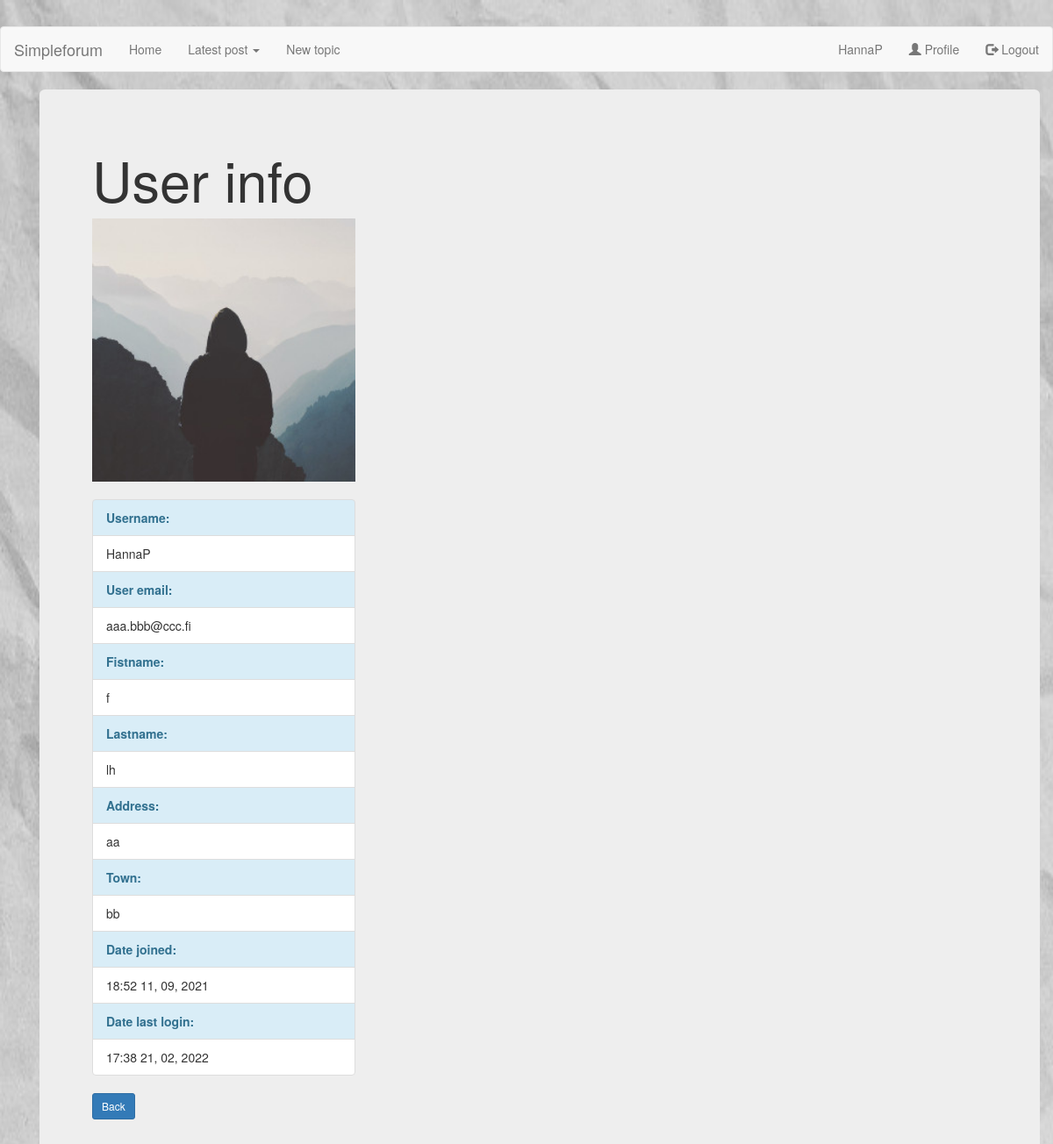
The app's page /all/23/user_info/ (signed in) with its own data.
### forum/models.py (models this page shows, shortened)
class Forum_post(models.Model):
    title = models.CharField(max_length=100, blank=False)
    post_type = models.CharField(max_length=100, blank=True)
    origin_post_id= models.IntegerField(default=0)
    content = RichTextField()
    date_posted = models.DateTimeField(default=timezone.now)
    date_last_save = models.DateTimeField(auto_now=timezone.now)
    author = models.ForeignKey(User, on_delete=models.CASCADE)

### users/models.py (models this page shows, shortened)
class Profile(models.Model):
    user = models.OneToOneField(User, on_delete=models.CASCADE)
    club = models.CharField(max_length=200, blank=True)
    call = models.CharField(max_length=200, blank=True)
    qth = models.CharField(max_length=200, blank=True)
    address = models.CharField(max_length=200, blank=True)
    town = models.CharField(max_length=200, blank=True)
    country = models.CharField(max_length=200, blank=True)
    user_level= models.IntegerField(default=10)
    list_rows= models.IntegerField(default=10)
    items_in_page= models.IntegerField(default=10)
    image = models.ImageField(default='default.jpg', upload_to='profile_pics')

### forum/views.py (the view)
# urls.py: path('all/<int:pk>/user_info/', UserDetailView.as_view(), name='forum_user_info'),
class UserDetailView(LoginRequiredMixin, DetailView): #Show selected user information
    model = Forum_post
    template_name = 'forum/user_info.html'
    def get_context_data(self, **kwargs):
        context = super().get_context_data(**kwargs)
        context["title"] = 'User info'
        return context

### forum/templates/forum/user_info.html
{% extends "forum/base.html" %}
{% block content %}
<div class="container">
	<div class="jumbotron">
		<h1>{{ title }}</h1>
		<img src="{{ object.author.profile.image.url }}" class="special-img" style="width:300px">
		<br><br>
		<ul class="list-group" style="width:300px">
			<li class="list-group-item list-group-item-info"><b> Username:</b></li>
			<li class="list-group-item">{{ object.author.username }}</li>
			<li class="list-group-item list-group-item-info"><b>User email:</b></li>
			<li class="list-group-item">{{ object.author.email}}</li>
			<li class="list-group-item list-group-item-info"><b>Fistname:</b></li>
			<li class="list-group-item">{{ object.author.first_name }}</li>
			<li class="list-group-item list-group-item-info"><b>Lastname:</b></li>
			<li class="list-group-item">{{ object.author.last_name}}</li>
			<li class="list-group-item list-group-item-info"><b>Address:</b></li>
			<li class="list-group-item">{{ object.author.profile.address}}</li>
			<li class="list-group-item list-group-item-info"><b>Town:</b></li>
			<li class="list-group-item">{{ object.author.profile.town}}</li>
			<li class="list-group-item list-group-item-info"><b>Date joined:</b></li>
			<li class="list-group-item">{{ object.author.date_joined|date:'H:i d, m, Y' }}</li>
			<li class="list-group-item list-group-item-info"><b>Date last login:</b></li>
			<li class="list-group-item">{{ object.author.last_login|date:'H:i d, m, Y'}}</li>
		</ul>
		<a class="btn btn-primary btn-sm mt-1 mb-1" href="javascript:history.go(-1)">Back</a>
	</div>
</div>
{% endblock content %}

### forum/templates/forum/base.html (shortened to what this page needs)
{% load static %}
<!DOCTYPE html>
<html>
<head>
    <link rel="stylesheet" href="https://maxcdn.bootstrapcdn.com/bootstrap/3.4.1/css/bootstrap.min.css">
</head>
  <body>
    <header class="site-header">
      <nav class="navbar navbar-default" >
        <div class="container-fluid" >
          <div class="navbar-header">
            <a class="navbar-brand" href="{% url 'forum-home' %}">Simpleforum</a>
          </div>
          <ul class="nav navbar-nav">
            <li class="dropdown"><a class="dropdown-toggle" data-toggle="dropdown" href="#">Latest post <span class="caret"></span></a>
            </li>
            <li><a href="{% url 'forum_topic-create' %}">New topic</a></li>
          </ul>
          <ul class="nav navbar-nav navbar-right">
            {% if user.is_authenticated %}
            <li><a href="{% url 'logout' %}"><span class="glyphicon glyphicon-log-out"></span> Logout</a></li>
            {% else %}
            <li><a href="{% url 'register' %}"><span class="glyphicon glyphicon-user"></span> Sign Up</a></li>
            <li><a href="{% url 'login' %}"><span class="glyphicon glyphicon-log-in"></span> Login</a></li>
            {% endif %}
          </ul>
        </div>
      </nav>
    </header>
    <main role="main" class="container">
      <div class="row">
        <div class="col-md-8">
          {% block content %}{% endblock %}
        </div>
      </div>
    </main>
  </body>
</html>

### records on screen
Forum_post: author.profile.image (placeholder picture), author.username "HannaP", author.email "aaa.bbb@ccc.fi", author.first_name "f", author.last_name "lh", author.profile.address "aa", author.profile.town "bb", author.date_joined "18:52 11, 09, 2021", author.last_login "17:38 21, 02, 2022"

### other values on screen
{{ title }} "User info"
